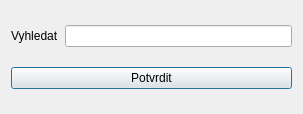
<?xml version="1.0" encoding="UTF-8"?>
<ui version="4.0">
 <class>hledat</class>
 <widget class="QDialog" name="hledat">
  <property name="geometry">
   <rect>
    <x>0</x>
    <y>0</y>
    <width>303</width>
    <height>114</height>
   </rect>
  </property>
  <property name="windowTitle">
   <string>Dialog</string>
  </property>
  <layout class="QVBoxLayout" name="verticalLayout">
   <item>
    <layout class="QHBoxLayout" name="horizontalLayout">
     <item>
      <widget class="QLabel" name="label">
       <property name="text">
        <string>Vyhledat</string>
       </property>
      </widget>
     </item>
     <item>
      <widget class="QLineEdit" name="lineEdit"/>
     </item>
    </layout>
   </item>
   <item>
    <widget class="QPushButton" name="pushButton">
     <property name="text">
      <string>Potvrdit</string>
     </property>
    </widget>
   </item>
  </layout>
 </widget>
 <resources/>
 <connections/>
</ui>
